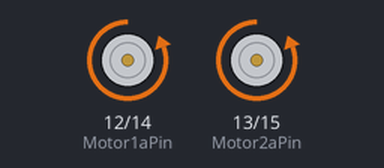
Simulated run of this sketch. Board: Arduino Uno, built with avr-gcc and run on an emulated ATmega328P. Shown: motor-driver pin pairs drawn as motors (green arrow = first pin HIGH = forward, orange = second pin HIGH = backward, longer = more drive).

Above: at 0.5 s.
At 2.0 s:
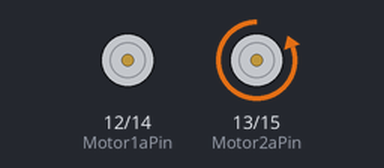
At 3.9 s:
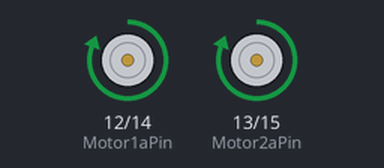
At 5.9 s:
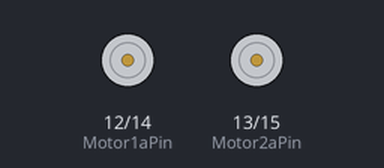
Timing chart, 0 to 9.6 s (numbered marks = the images above):
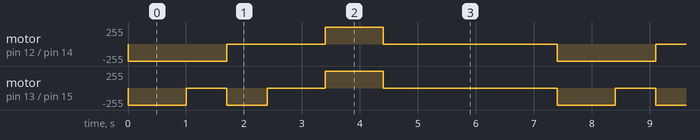

The sketch:

Rover-motortest.ino
```cpp
static const int RXPin = 5, // the serial connection to GPS. Note that RX, TX
                 TXPin = 4, // refer to 'device view'
                 SDAPin = 0, SCLPin = 2,//I2C pins
                 Motor1aPin = 12, Motor1bPin = 14,
                 Motor2aPin = 13, Motor2bPin = 15;
void setup() {
    //set the motor control pins
    pinMode(Motor1aPin, OUTPUT);
    pinMode(Motor1bPin, OUTPUT);
    pinMode(Motor2aPin, OUTPUT);
    pinMode(Motor2bPin, OUTPUT);
}

void loop(){
    setMotors(1,1); delay(1000);
    setMotors(1,0); delay(700);
    setMotors(0,1); delay(700);
    setMotors(0,0); delay(1000);
    setMotors(-1,-1);delay(1000);
    setMotors(0,0); delay(3000);
}
/*
 *  Set motors. Each motor power should be float between -1 and 1
 *  If values are outside of this range, both values will be rescaled:
 *  e.g., calling setMotors(1.0,2.0) is same as setMotors(0.5, 1.0)
 */
void setMotors(float left, float right) {
    //compute the max of two numbers. Unfortunately,
    //usual max macro doesn't work: https://github.com/esp8266/Arduino/issues/398
    // so we make our own
    float m = abs(left);
    if (abs(right)>m) m=abs(right);
    //rescale if needed
    if (m > 1) {
        left = left / m;
        right = right / m;
    }
    // set left motor. Note that for ESP8266, analogWrite expects parameter to be 0-1023:
    // http://esp8266.github.io/Arduino/versions/2.0.0/doc/reference.html#analog-output
    // unlike the usual Arduino, which expects range of 0-255
    if (left > 0) {
        analogWrite(Motor1aPin, 0);
        analogWrite(Motor1bPin, left * 1023);
    } else {
        analogWrite(Motor1aPin, -left * 1023);
        analogWrite(Motor1bPin, 0);
    }
    //right
    if (right > 0) {
        analogWrite(Motor2aPin, 0);
        analogWrite(Motor2bPin, right * 1023);
    } else {
        analogWrite(Motor2aPin, -right * 1023);
        analogWrite(Motor2bPin, 0);
    }

}
```

Measured:
- by itself, motor on pin 12 (Motor1aPin) / pin 14 (Motor1bPin): repeats every 7.4 s: stopped 1.7 s, forward 255/255 1.0 s, stopped 3.0 s, backward 255/255 1.7 s
- by itself, motor on pin 13 (Motor2aPin) / pin 15 (Motor2bPin): repeats every 7.4 s: stopped 0.70 s, backward 255/255 0.70 s, stopped 1.0 s, forward 255/255 1.0 s, stopped 3.0 s, backward 255/255 1.0 s
